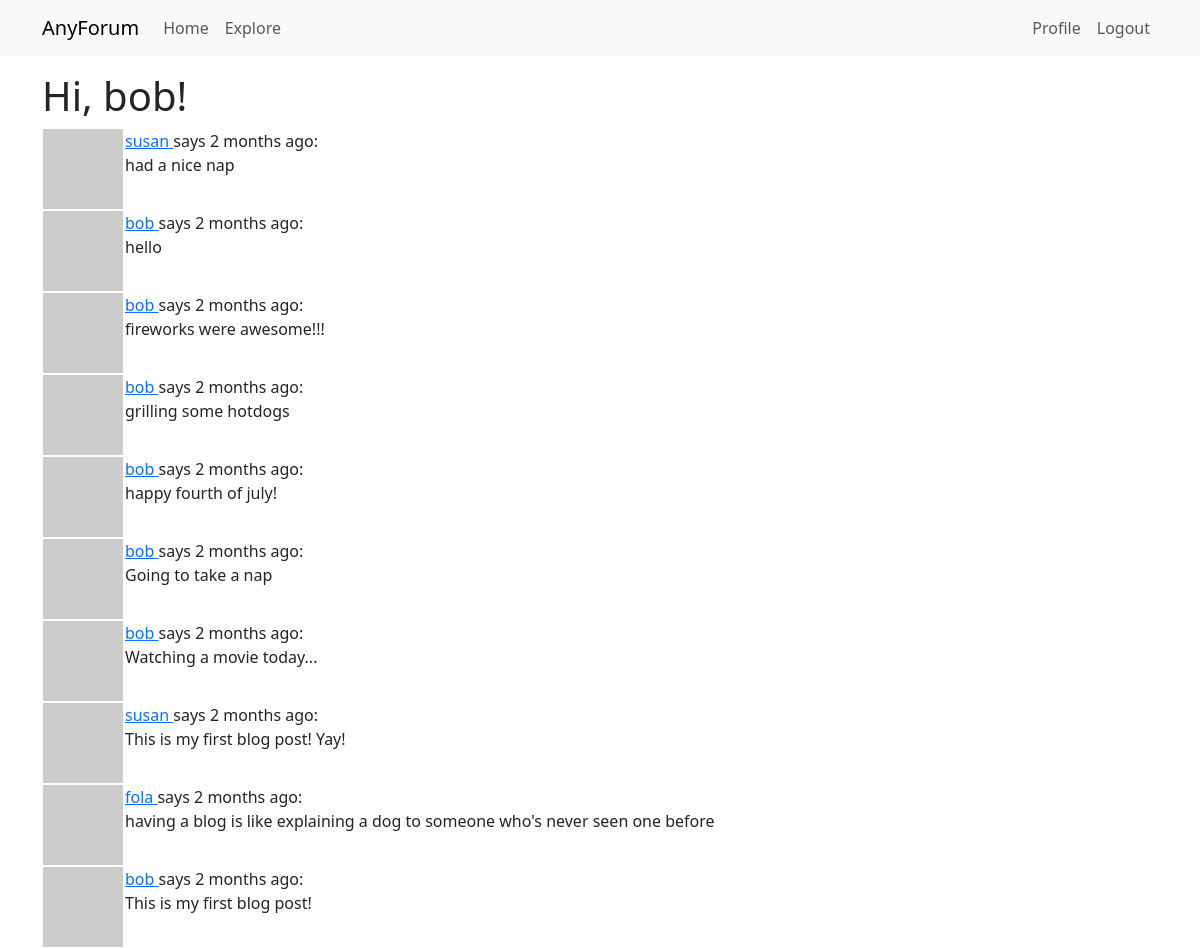
Page /explore (signed in) on the committed database.
### app/models.py (models this page shows, shortened)
class User(UserMixin, db.Model):
    id: so.Mapped[int] = so.mapped_column(primary_key=True)
    username: so.Mapped[str] = so.mapped_column(sa.String(64), index=True, unique=True)
    email: so.Mapped[str] = so.mapped_column(sa.String(120), index=True, unique=True)
    password_hash: so.Mapped[Optional[str]] = so.mapped_column(sa.String(256))
    posts: so.WriteOnlyMapped['Post'] = so.relationship(back_populates='author')
    about_me: so.Mapped[Optional[str]] = so.mapped_column(sa.String(140))
    last_seen: so.Mapped[Optional[datetime]] = so.mapped_column(default=lambda: datetime.now(timezone.utc))
    def avatar(self, size):
        digest = md5(self.email.lower().encode('utf-8')).hexdigest()
        return f'https://www.gravatar.com/avatar/{digest}?d=identicon&s={size}'
    following: so.WriteOnlyMapped['User'] = so.relationship(secondary=followers,
                                                            primaryjoin=(followers.c.follower_id == id),
                                                            secondaryjoin=(followers.c.followed_id == id),
                                                            back_populates='followers')
    followers: so.WriteOnlyMapped['User'] = so.relationship(secondary=followers,
                                                            primaryjoin=(followers.c.followed_id == id),
                                                            secondaryjoin=(followers.c.follower_id == id),
                                                            back_populates='following')

class Post(db.Model):
    id: so.Mapped[int] = so.mapped_column(primary_key=True)
    body: so.Mapped[str] = so.mapped_column(sa.String(140))
    timestamp: so.Mapped[datetime] = so.mapped_column(index=True, default=lambda: datetime.now(timezone.utc))
    user_id: so.Mapped[int] = so.mapped_column(sa.ForeignKey(User.id), index=True)
    author: so.Mapped[User] = so.relationship(back_populates='posts')

### app/routes.py (the view)
@app.route('/explore')
@login_required
def explore():
    page = request.args.get('page', 1, type=int)
    query = sa.select(Post).order_by(Post.timestamp.desc())
    posts = db.paginate(query, page=page, per_page=app.config['POSTS_PER_PAGE'], error_out=False)
    next_url = url_for('explore', page=posts.next_num) \
        if posts.has_next else None
    prev_url = url_for('explore', page=posts.prev_num) \
        if posts.has_prev else None
    return render_template('index.html', title='Explore', posts=posts.items, next_url=next_url, prev_url=prev_url)

### app/models.py (called while the page is built)
@login.user_loader
def load_user(id):
    return db.session.get(User, int(id))

### app/routes.py (called while the page is built)
@app.before_request
def before_request():
    if current_user.is_authenticated:
        current_user.last_seen = datetime.now(timezone.utc)
        db.session.commit()

### app/templates/index.html (shortened to what this page needs)
{% extends "base.html" %}
{% block content %}
    <h1>Hi, {{current_user.username}}!</h1>
    {% for post in posts %}
        {% include '_post.html' %}
    {% endfor %}
{% endblock %}

### app/templates/_post.html
<table>
    <tr valign="top">
        <td><img src="{{ post.author.avatar(36) }}"></td>
        <td>
            <a href="{{ url_for('user', username=post.author.username) }}">
                {{ post.author.username}}
            </a> says {{moment(post.timestamp).fromNow()}}:
            <br>{{ post.body }}</td>
    </tr>
</table>

### rows in the picture
User: username "bob"
Post: author.username "susan", timestamp "2 months ago", body "had a nice nap"
Post: author.username "bob", timestamp "2 months ago", body "hello"
Post: author.username "bob", timestamp "2 months ago", body "fireworks were awesome!!!"
Post: author.username "bob", timestamp "2 months ago", body "grilling some hotdogs"
Post: author.username "bob", timestamp "2 months ago", body "happy fourth of july!"
Post: author.username "bob", timestamp "2 months ago", body "Going to take a nap"
Post: author.username "bob", timestamp "2 months ago", body "Watching a movie today..."
Post: author.username "susan", timestamp "2 months ago", body "This is my first blog post! Yay!"
Post: author.username "fola", timestamp "2 months ago", body "having a blog is like explaining a dog to someone who's never seen one before"
Post: author.username "bob", timestamp "2 months ago", body "This is my first blog post!"
